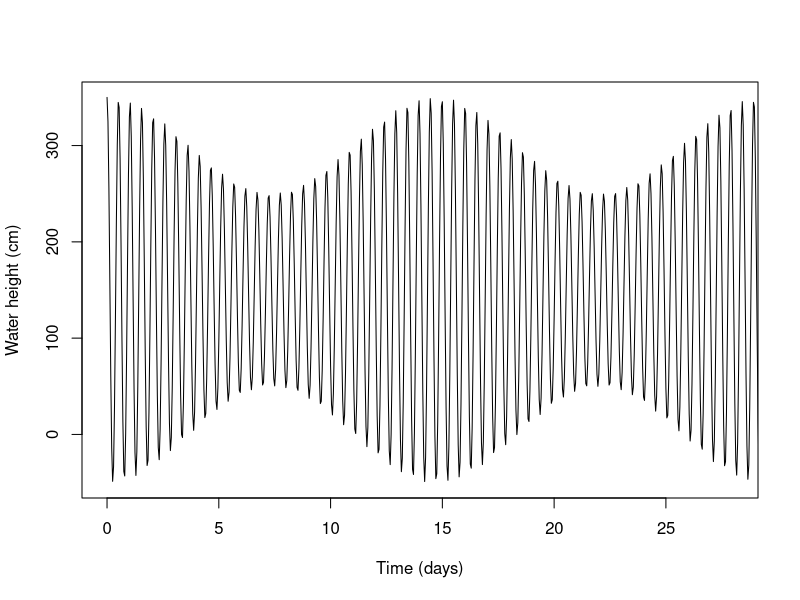
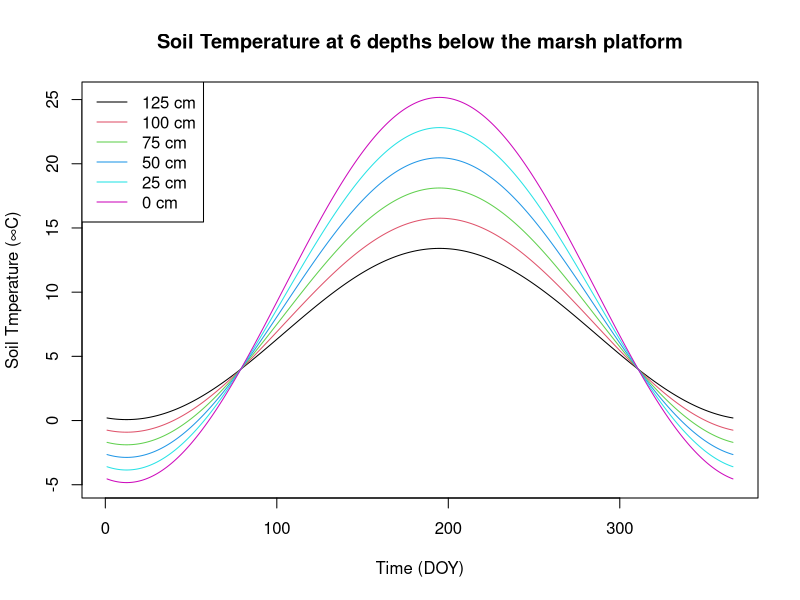
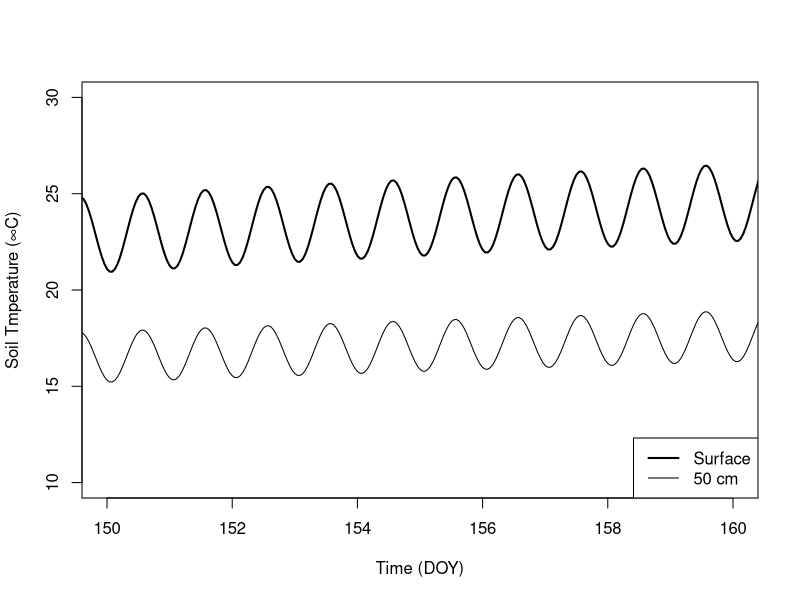
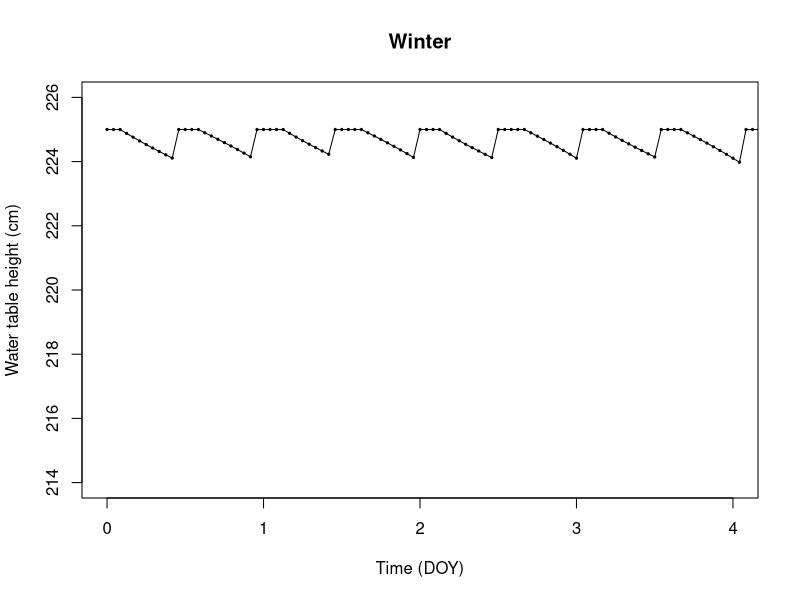
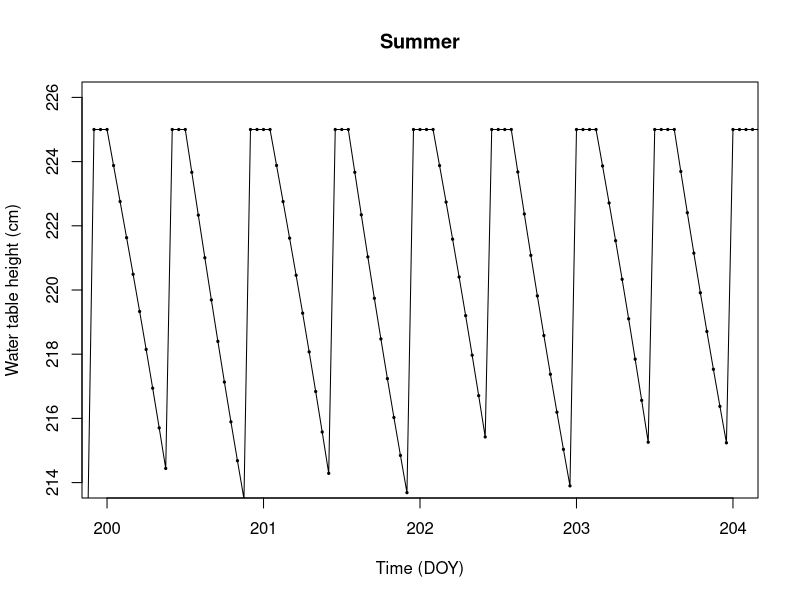
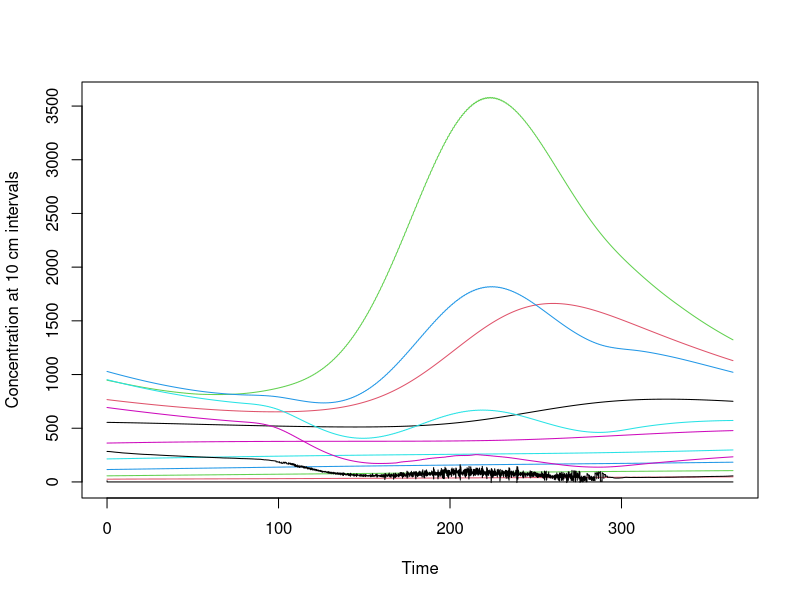
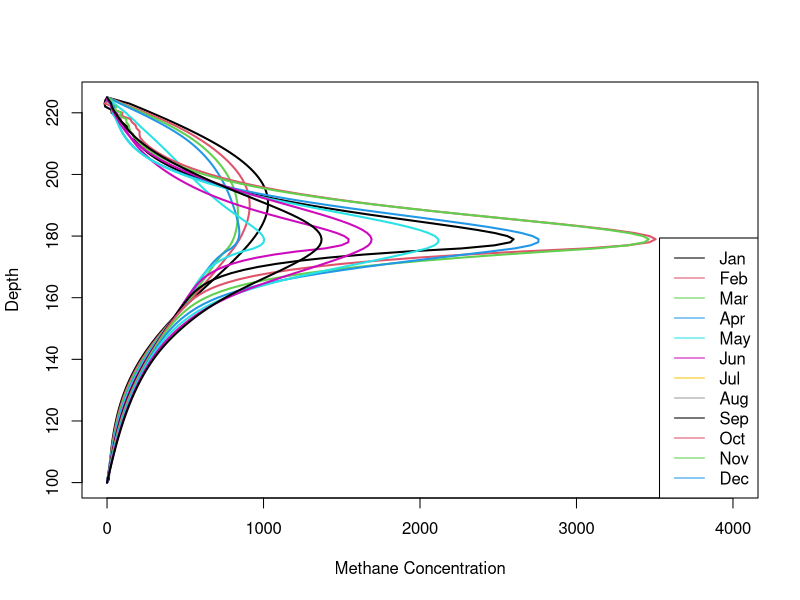
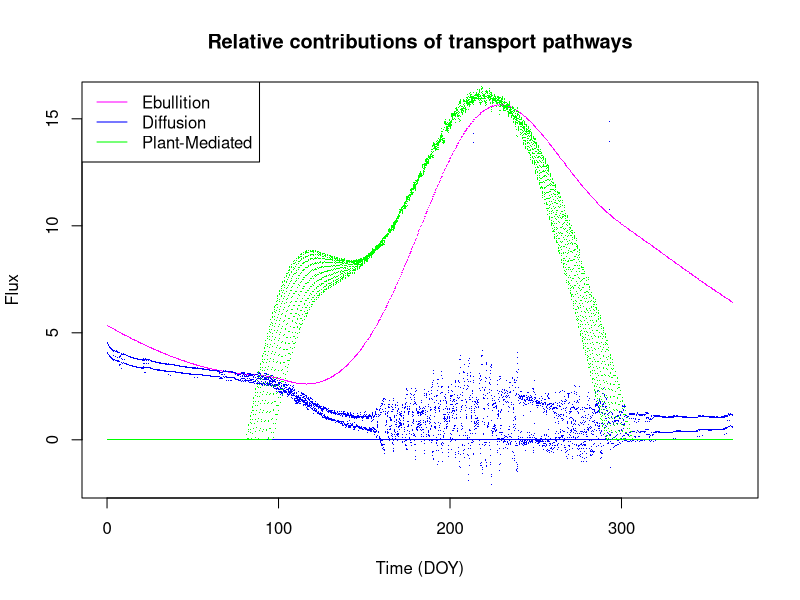

Write R code to recreate these figures, in order.
# CH4-flux process model ####
# Written by: Hollie Emery
# Date: 2013-12-13
# Adapted to R: 2018-02-23

# based on the diffusion/advection/transport process model dscribed in 
# Walter & Heimann 2000 (Global Biogeochemical Cycles), this script adds 
# tidal forcing to the model, thus making the freshwater wetland model
# appropriate for salt marshes and other tidal wetlands

# DEFINE DOMAIN #####

#temporal values
tidal = 60*60*12.4         # high tide every 12.4 hours (s)
day = 60*60*24             # day is 24 hours (s)
year = day * 365           # year is 365 days (s)
spring = day * 90          # growing season begins April 1 (DOY 90)
fall = day * 304           # growing season ends October 31 (DOY 304) 

#model time
dt = 60*60                 # 1 hr time step (s)
tmax = year                # max time of 1 yr (s)
nt = tmax/dt+1

#model space
zmin = 0                   # position (cm)
zmax = 300                 # position (cm) - 3m tidal range
platform = 225             # marsh platform height (cm)
root = platform-50         # plant rooting depth (cm)
sed = 100                  # depth of marsh sediments
dz = 1                     # increment (cm)
z = sed:platform           # position array
rz = which(z>root)         # root zone index
nz = length(z)


# DEFINE CONSTANT PARAMS #####
  
#Diffusion
fcoarse = 0.5              # relative volume of coarse pores
Di = 0.2e-4                # methane diffusivity in water/saturated sediments (cm^2/s)
Dii = 0.2                  # methane diffusivity in air/dry sediments (cm^2/s)
Dw = Di * .66 * fcoarse
Da = Dii * .66 * fcoarse

#production 
R0 = 1                     # production rate tuning parameter
Q10p = 6                   # Methane production Q10
Tbar = 12                  # Mean annual temperature

#oxidation 
Vmax = 30/(60*60)          # Michealis-Menton max CH4 oxidation rate (µM/hr)
Km = 5                     # Michealis-Menton parameter (µM)
Q10o = 2                   # Methane oxidation Q10

#plant mediated transport
kp = 0.1/(60*60)           # rate constant (per hour)
Tveg = 10                  # quality of transport (unitless)
Pox = 0.5                  # plants oxidize half the methane they pick up

#ebullition
Cthresh = 500              # concentration of methane for bubble formation
ke = 1/(60*60)             # rate constant (per hour)


# DEFINE PROFILE PARAMS ####

#root biomass in root zone
froot=2*(z-root)/(platform-root)
froot[-rz]=0

# organic matter profile
forg=exp(-abs(z-root)/10)
forg[-rz]=0

# MODEL FORCING ####
time = seq(0,tmax,dt)

#tide is modelled with 12.4 hr and 14.7 day harmonics
t1 = cos(time*2*pi/tidal)
t2 = 3+cos(time*2*pi/(day*14.7))
tide = 150+50*t1*t2

#air temperature is modelled to vary seasonally between -5 and 29∞C
airT = 12+15*sin(time*2*pi/year+10.8)+2*sin(time*2*pi/day+4.3)

#soil temperature is interpolated between airT and constant temp at depth
Tdeep = 4                  
T = matrix(0,nt,nz) #zeros(nt,nz)
for(i in 1:nt){
  T[i,] = Tdeep + (airT[i]-Tdeep) * z/platform
}

#binary function for freezing temperatures
fT = matrix(1,nrow(T),ncol(T))#ones(size(T))
fT[which(T<=0)] = 0

# DERIVED FORCINGS ####

#plant growth
Tgr = 7
Tmat = Tgr+10
Lmin=0
L=4
Lmax=Lmin+L
fgrow=rep(0,nt)
for(i in 1:nt){
  if(T[i,50] < Tgr){
    fgrow[i] = Lmin
  }else{
    if(T[i,50] > Tmat){
      fgrow[i] = Lmax
    }else{
      fgrow[i] = Lmin + L*(1-((Tmat-T[i,50])/(Tmat-Tgr))^2)
    }
  }
}

#Evapotranspiration modelled from air temp and plant growth
ETf = .1 + 0.001 * airT^2 + 0.1 * fgrow

# water table (wt) height in cm
wt=rep(0,nt)
wt[1]=platform
for(i in 2:nt){
  if(tide[i] >= platform){
    wt[i] = platform
  }else{
    wt[i] = wt[i-1] - ETf[i]
  }
}

# BOUNDARY CONDITIONS ####

Cdeep = 0                  # soil concentration of methane at depth in µM
Catm = 0.076               # atmospheric concentration of methane in µM

# INITIAL CONDITIONS ####

C = prod=oxid=ebull=plant=H=matrix(0,nt,nz)        # initialize storage
Tot_ebull=Febull=Fplant=Fdiff=Ftot=rep(0,nt)

# Initial concentration profile built based on spin-up
C[1,] = 60000*rev(dweibull(1:nz,2,50))


# SCHEME COEFFICIENTS ####

Bw = Dw * dt / (dz^2)      # wet beta value
Ba = Da * dt / (dz^2)      # dry beta value

Aw = matrix(0,nz,nz)
# implicit differencing coefficient matrix (defaults to wet diffusion)
#for i=2:nz-1
#   Aw(i,i-1) = -Bw;
#  Aw(i,i)=(1+2*Bw);
# Aw(i,i+1) = -Bw;
#end

# Crank-Nicolson coefficient matrix (defaults to wet diffusion)
for(i in 2:(nz-1)){
  Aw[i,i-1] = -Bw
  Aw[i,i] = 2+2*Bw
  Aw[i,i+1] = -Bw
}

Aw[1,1] = 1
Aw[nz,nz] = 1

# MAIN LOOP ####

# initialize counters
time = 0                   # initialize time counter [s]
i = 1                      # initialize counter for loop
flag = 1                   # toggle to escape while loop
t = rep(0,nt)
t[1] = time                # initial time

while(flag==1){
i = i + 1              # update step counter
time = time + dt       # update time counter
t[i] = time            # update time

# diffusion
# build coefficient matrix based on water table height
A = Aw
wtable = floor(wt[i]-sed)
for(k in wtable:(nz-1)){
  A[k,k-1] = -Ba
  A[k,k] = (1 + 2*Ba)
  A[k,k+1] = -Ba
}
A[1,1] = 1
A[nz,nz] = 1

# make right hand side (known) vector
rhs = rep(0,nz)
#rhs(2:nz-1) = C(i-1,2:nz-1);    # implicit 

# (crank-nicolson style)
for(m in 2:(nz-1)){
  watertable = wt[i] - sed
  b = ifelse(m > watertable, Ba, Bw)
  rhs[m] = b * (C[i-1, m-1] + C[i-1, m+1]) + 2 * (1-b) * C[i-1, m]
}    

rhs[1] = Cdeep
rhs[nz] = Catm

# calculate unknown vector
c.unk = solve(A,rhs) #c=A\rhs

# loop through depth to calculate source/sink term
for(j in 1:nz){
  
# production and consumption
if(j < (wt[i]-sed)){
  prod[i,j] = R0 * forg[j] * fT[i,j] * Q10p^((T[i,j] - Tbar) /10)  # ch4 production in the layer
  oxid[i,j] = 0 # ch4 is not consumed below the water table
}else{
  prod[i,j] = 0 # ch4 is not produced above the water table
  oxid[i,j] = -Vmax * c.unk[j] / (Km + c.unk[j]) * Q10o^((T[i,j] - Tbar) /10) # ch4 consumption
}

# ebullition
if(c.unk[j] >= Cthresh){
  ebull[i,j] = -ke * (c.unk[j] - Cthresh)
}else{
  ebull[i,j]=0
}

# plant mediated transport
plant[i,j] = -kp * Tveg * froot[j] * fgrow[i] * c.unk[j]

# total
H[i,j] = prod[i,j] + oxid[i,j] + ebull[i,j] + plant[i,j]

}

# update concentration data
C[i,] = c.unk + H[i,]

# calculate fluxes
Tot_ebull[i] = -sum(ebull[i,])    # total removed by ebullition

if(wt[i] < platform){                 # if soil surface is exposed
# add ebullulated methane to lowest dry layer, not total flux
C[i,wtable+1] = C[i,wtable+1] + Tot_ebull[i]
Febull[i] = 0
# diffusive flux is through air-filled sediment pores
Fdiff[i] = Da * C[i,nz-1]
}else{ # if surface is inundated
# ebullition bubbles rise to the surface and join flux
Febull[i] = Tot_ebull[i]
# diffusive flux is through water-filled sediment pores
Fdiff[i] = Dw * C[i,nz-1]
}

Fplant[i] = -sum(plant[i,]) * (1-Pox)     # methane removed from the entire the root zone  
Ftot[i] = Febull[i] + Fdiff[i] + Fplant[i]  # total of flux

# have we gone past max time?
if(time >= tmax){
  flag = 0               # set flag = 0 if t >= tmax
}
}

plt = t/(60*60*24)

#figures ####
plot(plt,tide,
     type="l",
     xlim=c(0, 28),
     xlab='Time (days)',
     ylab='Water height (cm)')

#figure
matplot(1:366,T[seq(1,nt,24), seq(1,nz,25)],
        type="l",lty=1,
        xlab='Time (DOY)',
        ylab='Soil Tmperature (∞C)',
        main='Soil Temperature at 6 depths below the marsh platform')

legend("topleft",
       c('125 cm','100 cm','75 cm','50 cm','25 cm','0 cm'),
       lty=1,col=1:6)

#figure
plot(plt,T[,50],
     type="l",
     xlim = c(150,160),
     ylim = c(10,30),
     xlab='Time (DOY)',
     ylab='Soil Tmperature (∞C)')
lines(plt,T[,nz],lwd=2)
legend("bottomright",c('Surface','50 cm'),lwd=2:1)

#figure
plot(plt,wt,
     type="o",pch=19,cex=.3,
     xlim=c(0,4),
     ylim=c(214,226),
     xlab='Time (DOY)',
     ylab='Water table height (cm)',
     main='Winter')

#figure
plot(plt,wt,
     type="o",pch=19,cex=.3,
     xlim=c(200,204),
     ylim=c(214,226),
     xlab='Time (DOY)',
     ylab='Water table height (cm)',
     main='Summer')

#figure
matplot(plt,C[,seq(1,nz,10)],
        type="l",lty=1,
xlab='Time',
ylab='Concentration at 10 cm intervals')

#figure
matplot(t(C[seq(3,nt,30*24),]),z,lwd=2,
        xlim=c(0,4000),
        lty=1,type="l",
xlab='Methane Concentration',
ylab='Depth',
ylim=c(sed, platform))
legend("bottomright",c('Jan','Feb','Mar','Apr','May','Jun','Jul','Aug','Sep','Oct','Nov','Dec'),col=1:12,lty=1)

#figure
plot(plt,Febull,pch=".",col="magenta",
     xlim=c(0,365),ylim=c(-2,16),
     xlab='Time (DOY)',
     ylab='Flux',
     main='Relative contributions of transport pathways')
points(plt,Fdiff,col="blue",pch=".")
points(plt,Fplant,col="green",pch=".")
legend("topleft",c('Ebullition','Diffusion','Plant-Mediated'),col=c("magenta","blue","green"),lty=1)

#figure
plot(plt,Febull,col="magenta",lwd=2,type="l",
     xlim=c(210,215),ylim=c(-2,16),
     main='Relative contributions of transport pathways',
     xlab='Time (DOY)',
     ylab='Flux')
lines(plt,Fdiff,col="blue",lwd=2)
lines(plt,Fplant,col="green",lwd=2)
legend("topright",c('Ebullition','Diffusion','Plant-Mediated'),col=c("magenta","blue","green"),lty=1)

